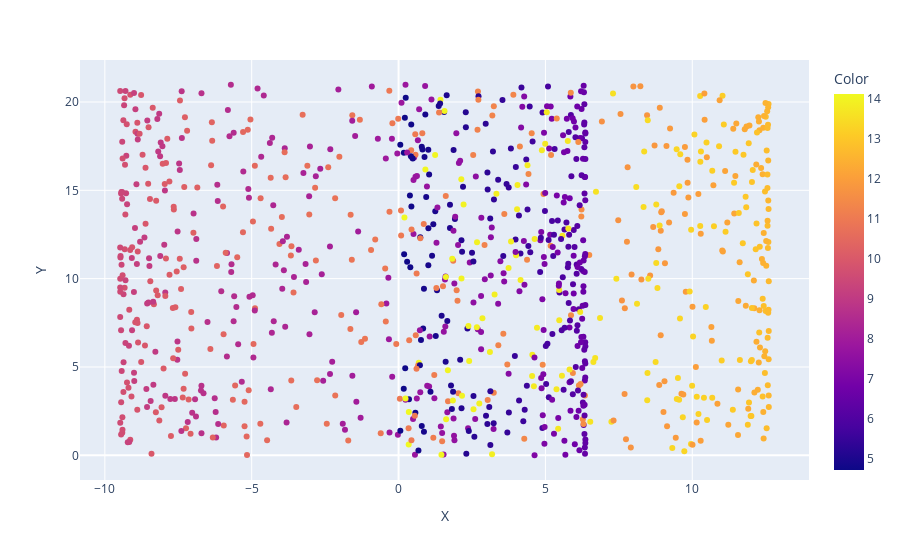

Notebook code for this chart:
### Code cell
import plotly.express as px

fig = px.scatter(df, x='X', y='Y', color=df['Color'])

fig.show()

### Figure 1 — Plotly figure (JSON) as saved in the notebook; plotly's stock layout.template omitted (floating-point values rounded to 4 significant figures; data arrays with more than 128 entries replaced by an {"elided": "..."} marker saying what was removed)
{"data": [{"hovertemplate": "X=%{x}<br>Y=%{y}<br>Color=%{marker.color}<extra></extra>", "legendgroup": "", "marker": {"color": {"elided": "1000 float values"}, "coloraxis": "coloraxis", "symbol": "circle"}, "mode": "markers", "name": "", "orientation": "v", "showlegend": false, "type": "scatter", "x": {"elided": "1000 float values"}, "xaxis": "x", "y": {"elided": "1000 float values"}, "yaxis": "y"}], "layout": {"coloraxis": {"colorbar": {"title": {"text": "Color"}}, "colorscale": [[0, "#0d0887"], [0.1111, "#46039f"], [0.2222, "#7201a8"], [0.3333, "#9c179e"], [0.4444, "#bd3786"], [0.5556, "#d8576b"], [0.6667, "#ed7953"], [0.7778, "#fb9f3a"], [0.8889, "#fdca26"], [1, "#f0f921"]]}, "legend": {"tracegroupgap": 0}, "margin": {"t": 60}, "xaxis": {"anchor": "y", "domain": [0, 1], "title": {"text": "X"}}, "yaxis": {"anchor": "x", "domain": [0, 1], "title": {"text": "Y"}}}}
